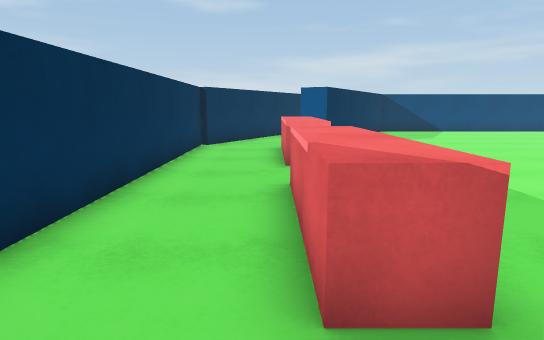
[1] (above)

24 first-person views from a walk through a 3-D level made in the Unity game engine. The camera is 1.3 m above the floor, tilts 10° down and sees 75° across. The floor is counted in squares, 1 m on a side. Each view is taken from the middle of a square. On the plan, view 1 faces up. The plan holds only what a view shows up to about 15 squares ahead; the rest is blank. The place goes on beyond the plan. Surface patterns are stand-ins for the level's own textures.

[2]
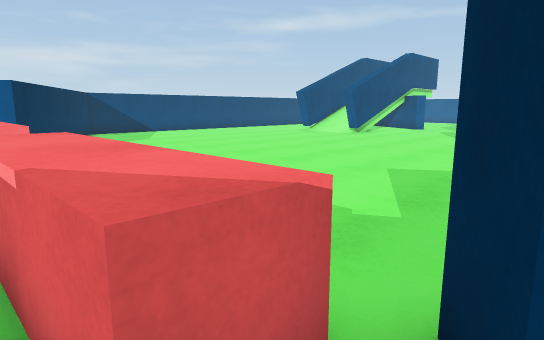

[3]
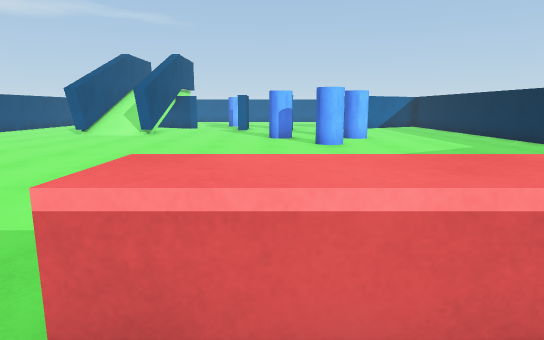

[4]
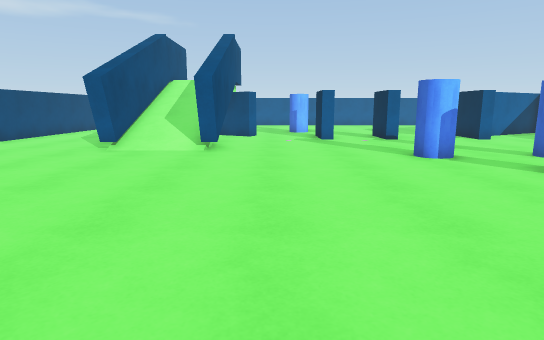

[5]
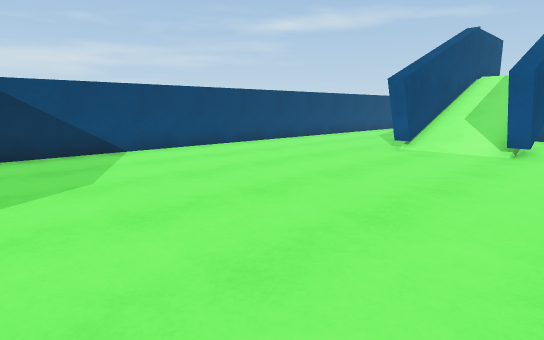

[6]
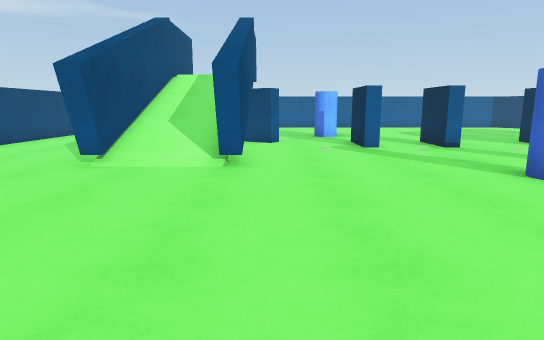

[7]
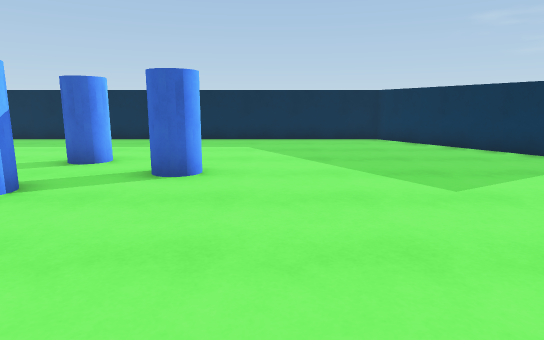

[8]
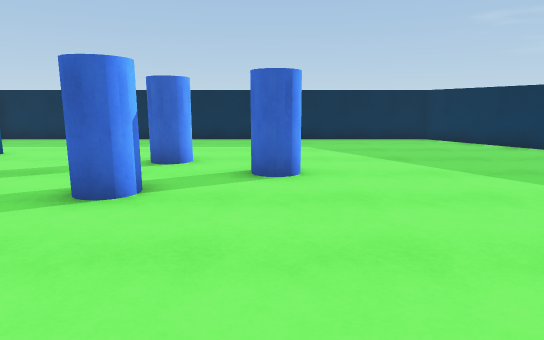

[9]
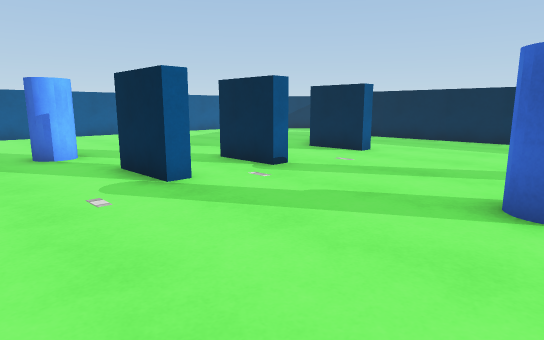

[10]
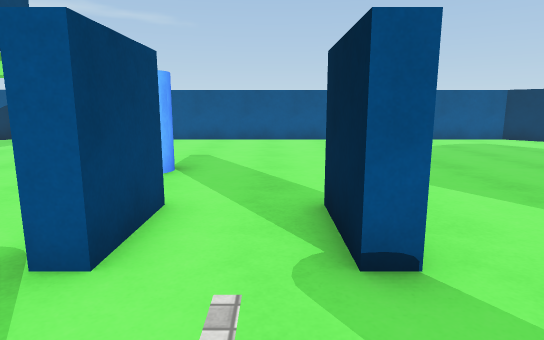

[11]
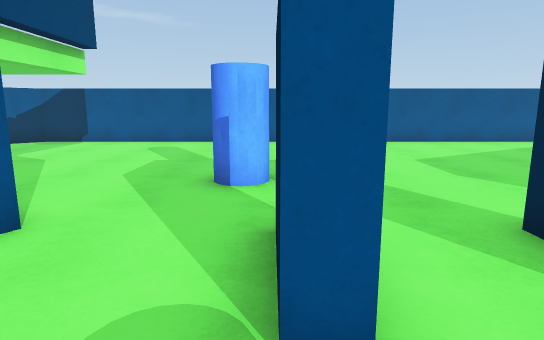

[12]
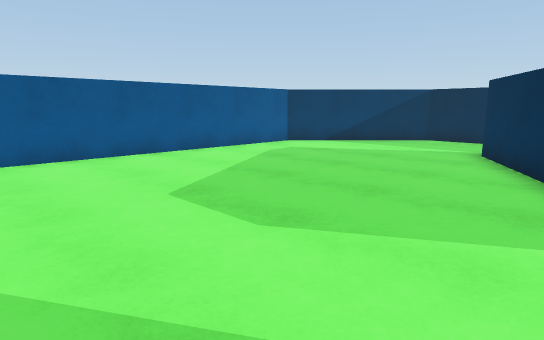

[13]
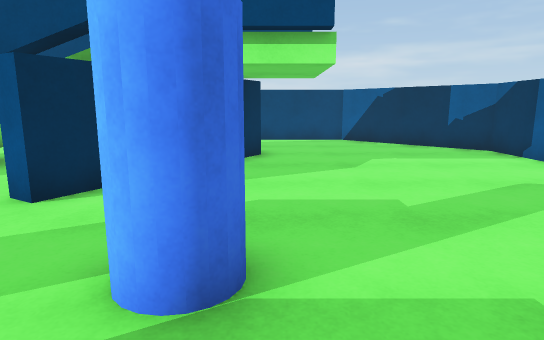

[14]
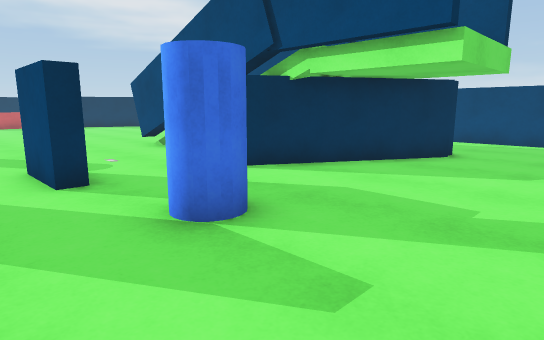

[15]
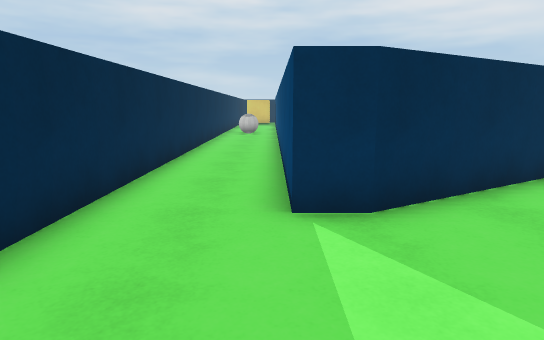

[16]
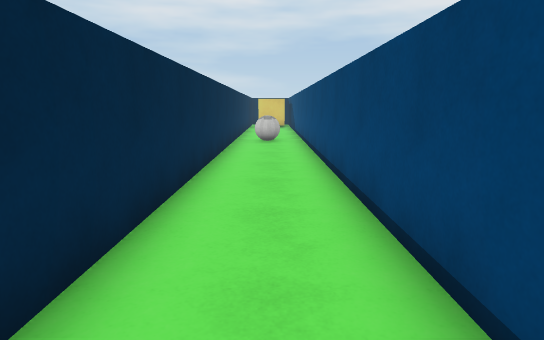

[17]
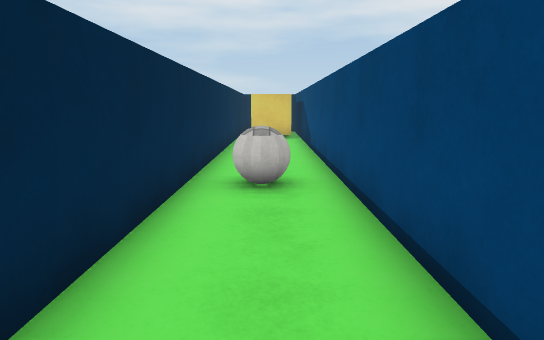

[18]
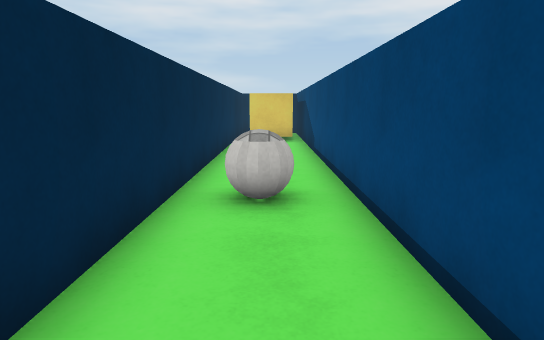

[19]
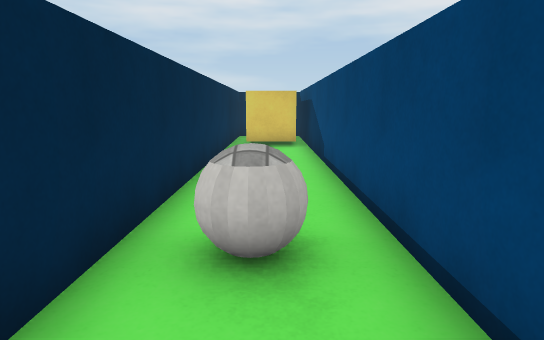

[20]
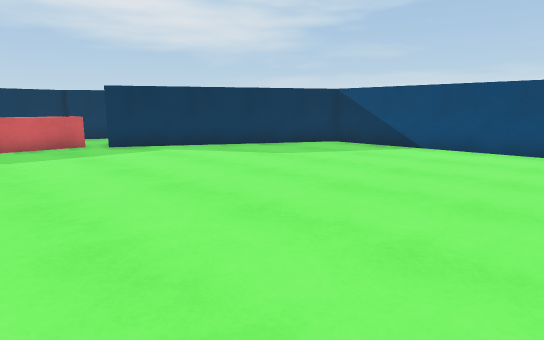

[21]
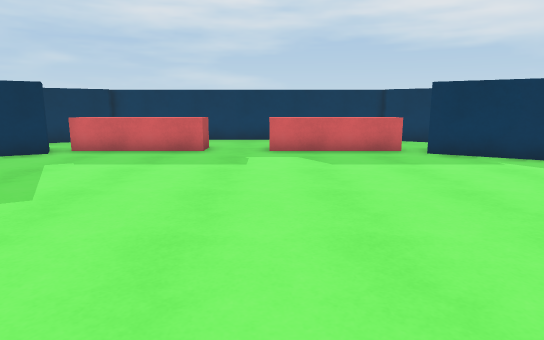

[22]
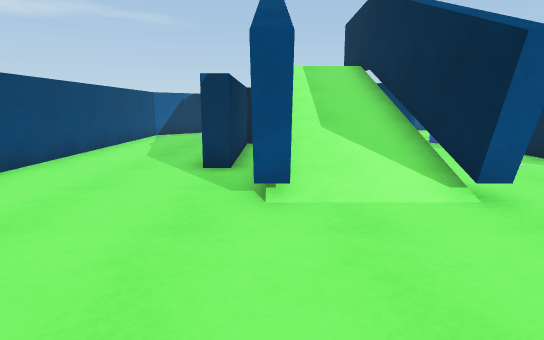

[23]
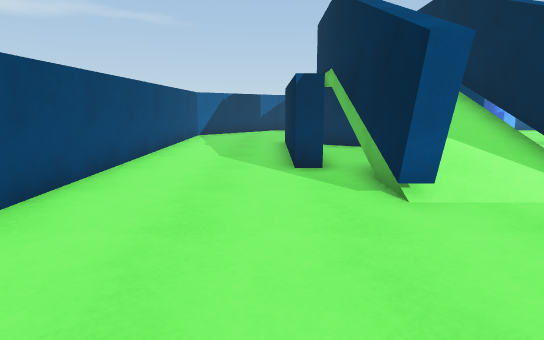

[24]
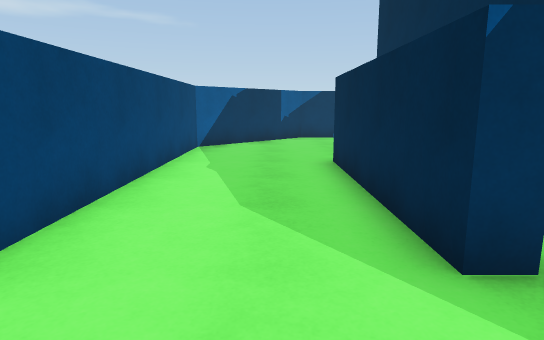

### Floor plan
Key: @ floor where view 1 was taken; # wall or solid block; . main floor; : floor 2.75 m higher than the main floor; / step, stairs or slope; ^ raised ledge; C blue cylinder; B ball.
Columns run from 3 left of view 1 to 32 right of it. Each row starts with its distance up from view 1.
 20          #######################
 19         ##.....................##
 18        ##.......................##
 17        #.........................##
 16       ##..........................##
 15   #.  #...............######.......#
 14  ##. ##............#########.......#
 13 ##..##.............///////:........#
 12 #...^..............////////........#
 11 #..^^..............########........#
 10 #..^^...................##.........#
  9 #..^^..............................#
  8 #...^......................CC......#
  7 #......................##..C.......#
  6 #...^..............................#
  5 #..^^............CC................#
  4 #..^^............CC....##..........#
  3 #..^^..........C...................#
  2 #...^#...........CC................#
  1 ##..##...........CC................#
  0  ##@ ##................###.........#
 -1       #................. #.........#
 -2       ##.................##........#
 -3        ##.................##.......#
 -4         #.................##.......#
 -5         ####################......##
 -6   ##########################.....##
 -7      #..    ..B.................##
 -8      #########B................##
 -9             ####################

Positions as (right, up) in squares from view 1, and headings:
1: (0, 0), facing up
2: (0, 1), facing up-right
3: (-1, 5), facing right
4: (5, 9), facing right
5: (5, 9), facing up-right
6: (8, 10), facing right
7: (10, 10), facing down
8: (12, 10), facing down
9: (14, 10), facing down-right
10: (17, 5), facing right
11: (18, 7), facing right
12: (22, 6), facing down-right
13: (25, 5), facing up
14: (28, 5), facing up-left
15: (29, -6), facing left
16: (25, -7), facing left
17: (17, -7), facing left
18: (16, -7), facing left
19: (14, -7), facing left
20: (14, 8), facing up-left
21: (12, 8), facing left
22: (11, 14), facing right
23: (11, 16), facing right
24: (16, 17), facing right
